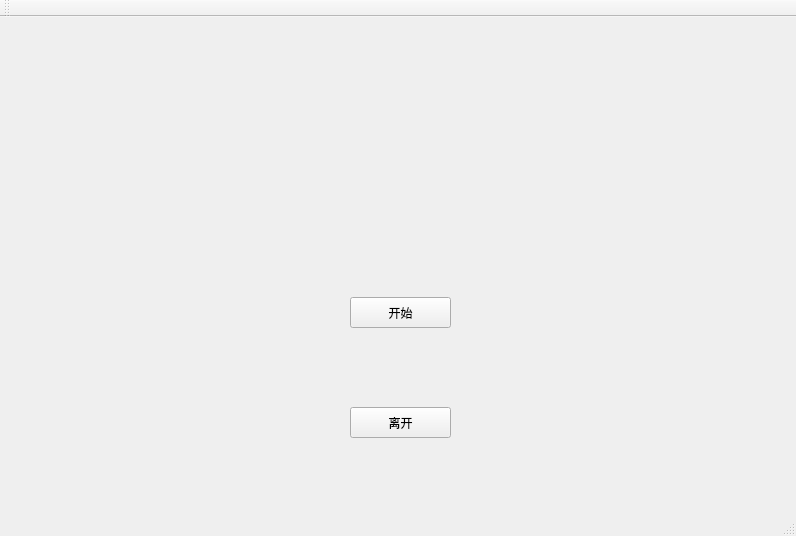
<?xml version="1.0" encoding="UTF-8"?>
<ui version="4.0">
 <class>MainWindow</class>
 <widget class="QMainWindow" name="MainWindow">
  <property name="geometry">
   <rect>
    <x>0</x>
    <y>0</y>
    <width>796</width>
    <height>536</height>
   </rect>
  </property>
  <property name="windowTitle">
   <string>MainWindow</string>
  </property>
  <widget class="QWidget" name="centralWidget">
   <widget class="QPushButton" name="pushButton">
    <property name="geometry">
     <rect>
      <x>350</x>
      <y>280</y>
      <width>101</width>
      <height>31</height>
     </rect>
    </property>
    <property name="text">
     <string>开始</string>
    </property>
   </widget>
   <widget class="QPushButton" name="pushButton_3">
    <property name="geometry">
     <rect>
      <x>350</x>
      <y>390</y>
      <width>101</width>
      <height>31</height>
     </rect>
    </property>
    <property name="text">
     <string>离开</string>
    </property>
   </widget>
  </widget>
  <widget class="QMenuBar" name="menuBar">
   <property name="geometry">
    <rect>
     <x>0</x>
     <y>0</y>
     <width>796</width>
     <height>26</height>
    </rect>
   </property>
  </widget>
  <widget class="QToolBar" name="mainToolBar">
   <attribute name="toolBarArea">
    <enum>TopToolBarArea</enum>
   </attribute>
   <attribute name="toolBarBreak">
    <bool>false</bool>
   </attribute>
  </widget>
  <widget class="QStatusBar" name="statusBar"/>
 </widget>
 <layoutdefault spacing="6" margin="11"/>
 <resources/>
 <connections/>
</ui>
